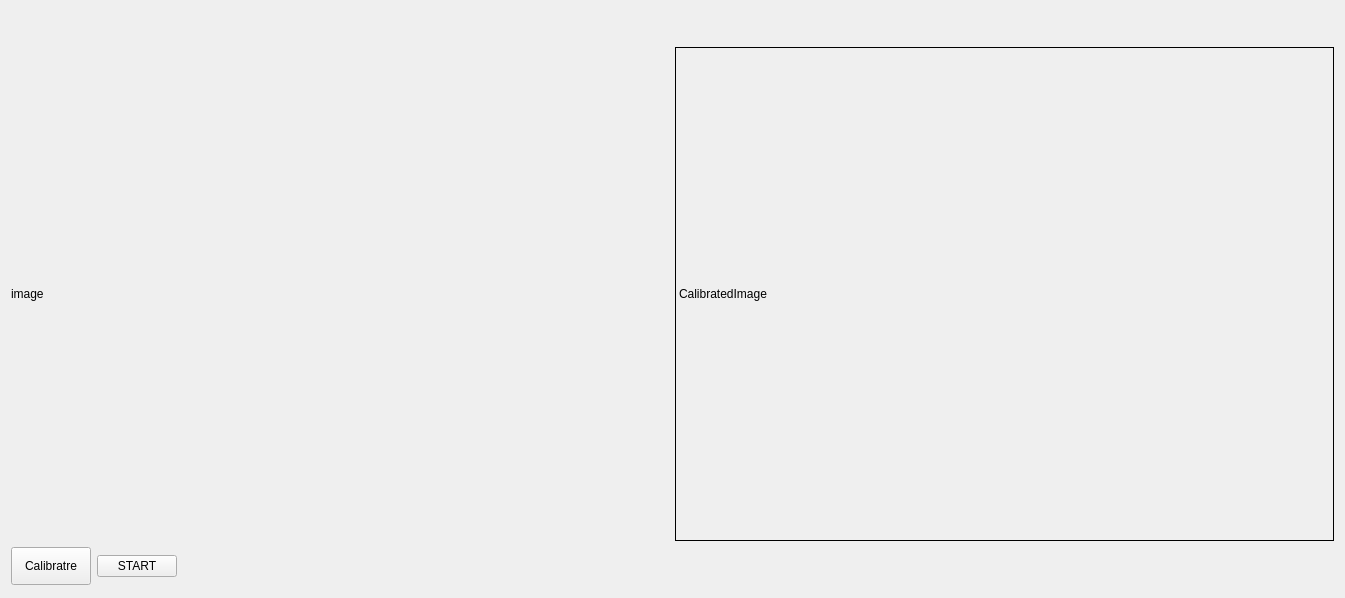
<?xml version="1.0" encoding="UTF-8"?>
<ui version="4.0">
 <class>Calibration_Main</class>
 <widget class="QMainWindow" name="Calibration_Main">
  <property name="geometry">
   <rect>
    <x>0</x>
    <y>0</y>
    <width>1345</width>
    <height>598</height>
   </rect>
  </property>
  <property name="windowTitle">
   <string>Calibration_Main</string>
  </property>
  <widget class="QWidget" name="centralWidget">
   <layout class="QGridLayout" name="gridLayout">
    <item row="1" column="0">
     <layout class="QVBoxLayout" name="verticalLayout">
      <item>
       <layout class="QHBoxLayout" name="horizontalLayout">
        <item>
         <widget class="QLabel" name="liveCam">
          <property name="minimumSize">
           <size>
            <width>658</width>
            <height>492</height>
           </size>
          </property>
          <property name="text">
           <string>image</string>
          </property>
          <property name="scaledContents">
           <bool>true</bool>
          </property>
         </widget>
        </item>
        <item>
         <widget class="QLabel" name="cal_image">
          <property name="sizePolicy">
           <sizepolicy hsizetype="Maximum" vsizetype="Maximum">
            <horstretch>0</horstretch>
            <verstretch>0</verstretch>
           </sizepolicy>
          </property>
          <property name="minimumSize">
           <size>
            <width>659</width>
            <height>494</height>
           </size>
          </property>
          <property name="maximumSize">
           <size>
            <width>659</width>
            <height>494</height>
           </size>
          </property>
          <property name="frameShape">
           <enum>QFrame::Box</enum>
          </property>
          <property name="text">
           <string>CalibratedImage</string>
          </property>
          <property name="scaledContents">
           <bool>true</bool>
          </property>
         </widget>
        </item>
       </layout>
      </item>
      <item>
       <layout class="QHBoxLayout" name="horizontalLayout_2">
        <item>
         <widget class="QPushButton" name="pbtn_calibrate">
          <property name="minimumSize">
           <size>
            <width>0</width>
            <height>38</height>
           </size>
          </property>
          <property name="text">
           <string>Calibratre</string>
          </property>
         </widget>
        </item>
        <item>
         <widget class="QPushButton" name="pushButton">
          <property name="text">
           <string>START</string>
          </property>
         </widget>
        </item>
        <item>
         <spacer name="horizontalSpacer">
          <property name="orientation">
           <enum>Qt::Horizontal</enum>
          </property>
          <property name="sizeHint" stdset="0">
           <size>
            <width>40</width>
            <height>20</height>
           </size>
          </property>
         </spacer>
        </item>
       </layout>
      </item>
     </layout>
    </item>
    <item row="0" column="0">
     <widget class="QLabel" name="found">
      <property name="minimumSize">
       <size>
        <width>0</width>
        <height>30</height>
       </size>
      </property>
      <property name="maximumSize">
       <size>
        <width>16777215</width>
        <height>30</height>
       </size>
      </property>
      <property name="text">
       <string/>
      </property>
     </widget>
    </item>
   </layout>
  </widget>
 </widget>
 <layoutdefault spacing="6" margin="11"/>
 <resources/>
 <connections/>
</ui>
